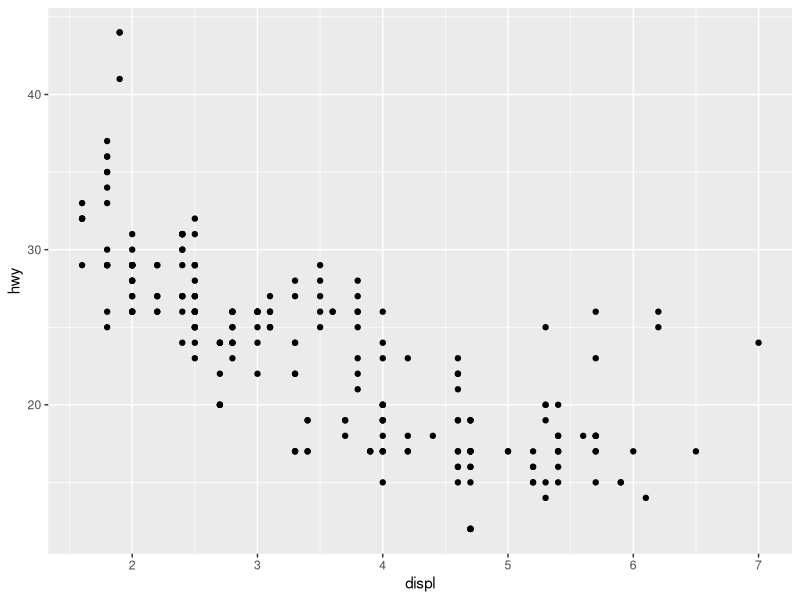
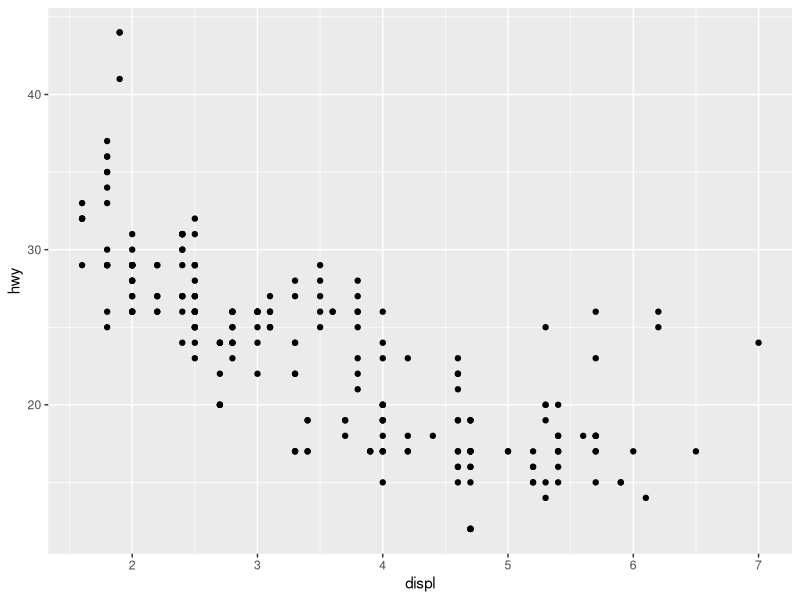
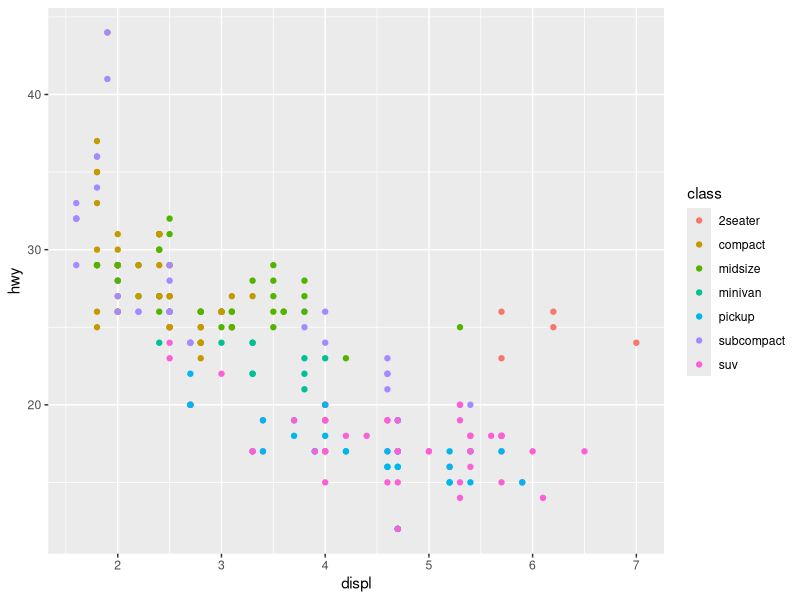
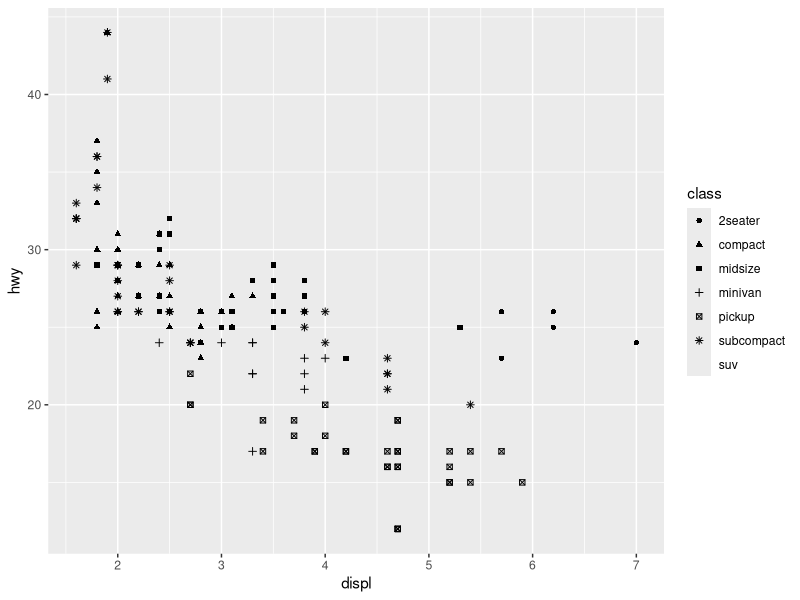
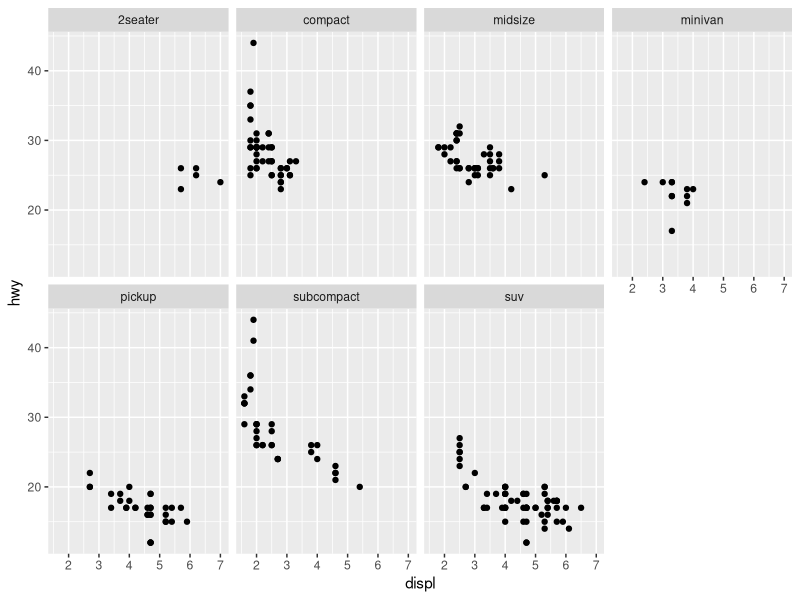
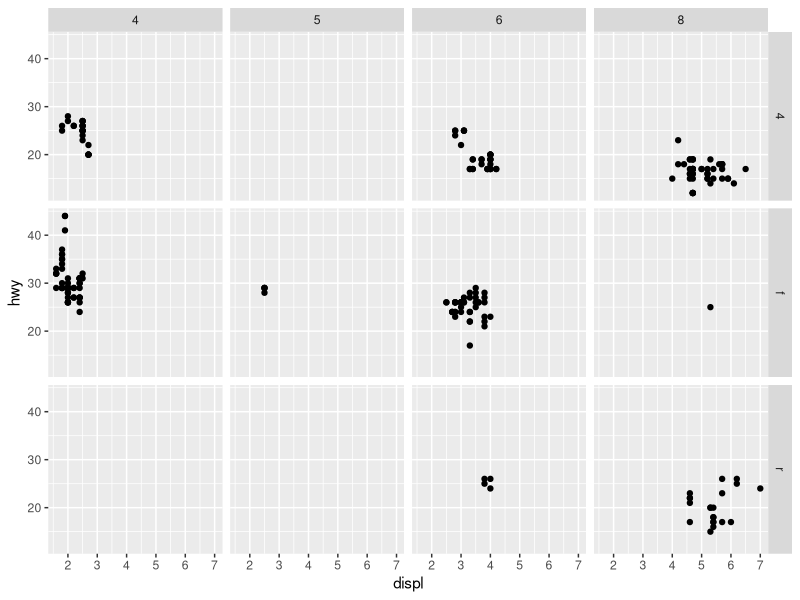
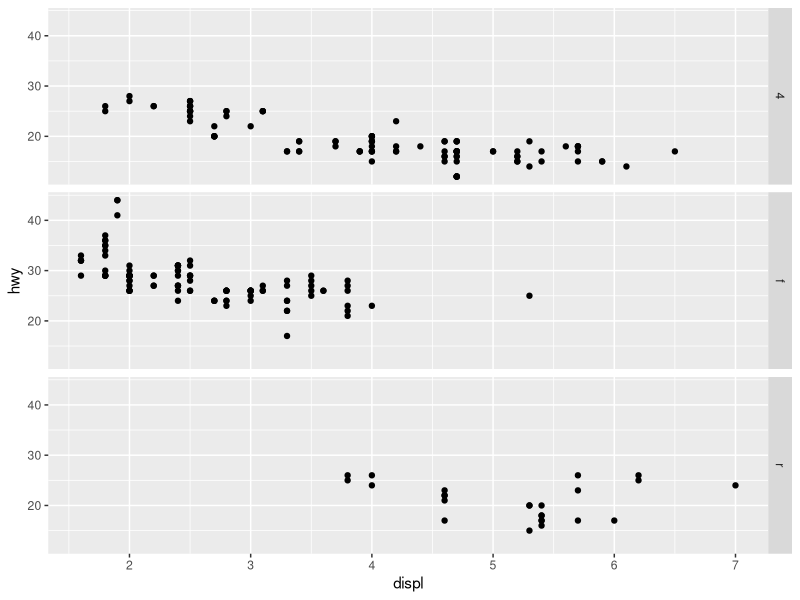
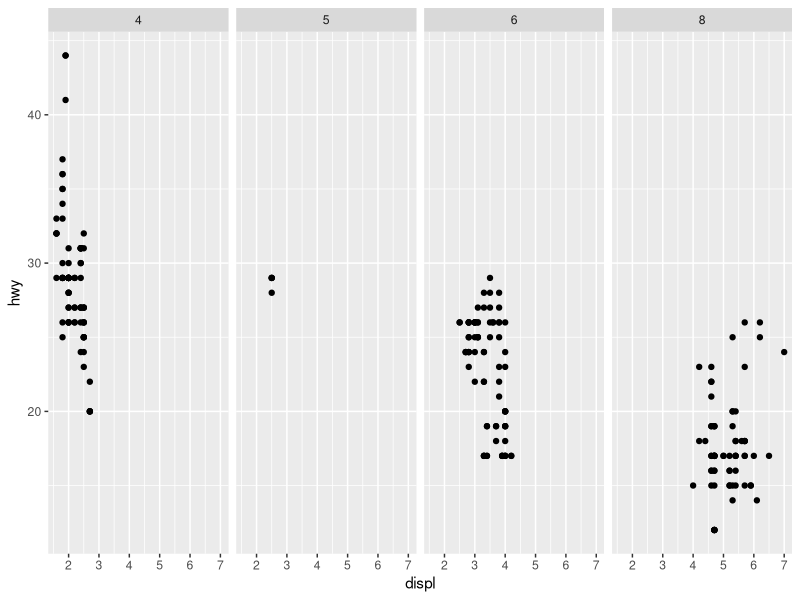

Recreate these plots in R, in order.
library(tidyverse)
ggplot(data = mpg) + 
  geom_point(mapping = aes(x = displ, y = hwy))

ggplot(data = mpg) + 
  geom_point(mapping = aes(x = displ, y = hwy))
ggplot(data = mpg) + 
  geom_point(mapping = aes(x = displ, y = hwy, color = class))
?mpg
ggplot(data = mpg) + 
  geom_point(mapping = aes(x = displ, y = hwy, shape = class))
  aes(stroke)

  ?geom_point
  
  ggplot(data = mpg) + 
    geom_point(mapping = aes(x = displ, y = hwy)) + 
    facet_wrap(~ class, nrow = 2)
  ggplot(data = mpg) + 
    geom_point(mapping = aes(x = displ, y = hwy)) + 
    facet_grid(drv ~ cyl)
  ggplot(data = mpg) + 
    geom_point(mapping = aes(x = displ, y = hwy)) +
    facet_grid(drv ~ .)
  ggplot(data = mpg) + 
    geom_point(mapping = aes(x = displ, y = hwy)) +
    facet_grid(. ~ cyl)  
  ggplot(data = mpg) + 
    geom_point(mapping = aes(x = displ, y = hwy)) + 
    facet_wrap(~ class, nrow = 2)  
?facet_wrap  

  ggplot(data = mpg) + 
    geom_smooth(mapping = aes(x = displ, y = hwy, linetype = drv))  
  ggplot(data = mpg, mapping = aes(x = displ, y = hwy, color = drv)) + 
    geom_point() + 
    geom_smooth(se = FALSE)  

  ggplot(data = mpg) +
    geom_smooth(
      mapping = aes(x = displ, y = hwy, color = drv),
    )

  ggplot(data = mpg, mapping = aes(x = displ, y = hwy)) + 
    geom_point() + 
    geom_smooth()
  
  ggplot() + 
    geom_point(data = mpg, mapping = aes(x = displ, y = hwy)) + 
    geom_smooth(data = mpg, mapping = aes(x = displ, y = hwy))
  
  ggplot(data = diamonds) + 
    geom_bar(mapping = aes(x = cut))
?geom_bar  
  